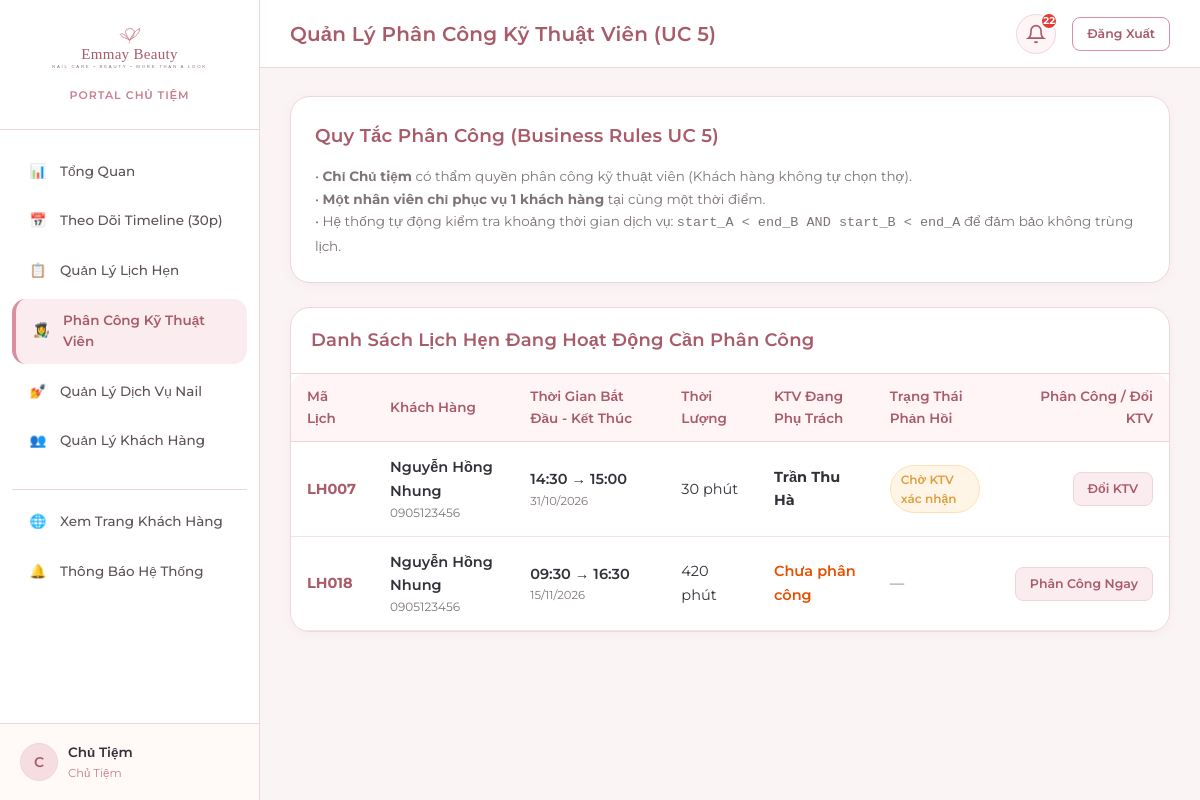
The page /owner/assignments/ (signed in) on the database its author committed.
### apps/accounts/models.py (models this page shows, shortened)
class TaiKhoan(models.Model):
    VAI_TRO_CHOICES = [
        ('Chủ Tiệm', 'Chủ Tiệm'),
        ('Nhân Viên', 'Nhân Viên'),
        ('Khách Hàng', 'Khách Hàng'),
    ]
    ma_tai_khoan = models.CharField(max_length=10, primary_key=True, verbose_name='Mã tài khoản')
    user = models.OneToOneField(User, on_delete=models.CASCADE, related_name='tai_khoan', verbose_name='Tài khoản User')
    vai_tro = models.CharField(max_length=20, choices=VAI_TRO_CHOICES, verbose_name='Vai trò')
    khach_hang = models.OneToOneField(
        KhachHang, on_delete=models.SET_NULL, null=True, blank=True,
        related_name='tai_khoan', verbose_name='Khách hàng liên kết'
    )
    class Meta:
        db_table = 'TaiKhoan'
        verbose_name = 'Tài Khoản'
        verbose_name_plural = 'Tài Khoản'

class NhanVien(models.Model):
    ma_nhan_vien = models.CharField(max_length=10, primary_key=True, verbose_name='Mã nhân viên')
    tai_khoan = models.OneToOneField(TaiKhoan, on_delete=models.CASCADE, related_name='nhan_vien', verbose_name='Tài khoản')
    ten_nhan_vien = models.CharField(max_length=50, verbose_name='Tên nhân viên')
    class Meta:
        db_table = 'NhanVien'
        verbose_name = 'Nhân Viên'
        verbose_name_plural = 'Nhân Viên'
        ordering = ['ma_nhan_vien']

### apps/appointments/models.py (models this page shows, shortened)
class LichHen(models.Model):
    TRANG_THAI_CHOICES = [
        ('Chờ xác nhận', 'Chờ xác nhận'),
        ('Đã xác nhận', 'Đã xác nhận'),
        ('Hoàn thành', 'Hoàn thành'),
        ('Hủy', 'Hủy'),
        ('Không đến', 'Không đến'),
    ]
    ma_lich_hen = models.CharField(max_length=10, primary_key=True, verbose_name='Mã lịch hẹn')
    khach_hang = models.ForeignKey(KhachHang, on_delete=models.PROTECT, related_name='lich_hen', verbose_name='Khách hàng')
    tai_khoan_huy = models.ForeignKey(
        TaiKhoan, on_delete=models.SET_NULL, null=True, blank=True,
        related_name='lich_hen_da_huy', verbose_name='Tài khoản hủy'
    )
    ngay_gio_bat_dau = models.DateTimeField(verbose_name='Ngày giờ bắt đầu')
    ten_lien_he = models.CharField(max_length=100, verbose_name='Tên liên hệ')
    so_dien_thoai_lien_he = models.CharField(
        max_length=10, validators=[phone_validator], verbose_name='SĐT liên hệ'
    )
    trang_thai = models.CharField(
        max_length=30, choices=TRANG_THAI_CHOICES, default='Chờ xác nhận',
        verbose_name='Trạng thái'
    )
    thoi_diem_huy = models.DateTimeField(null=True, blank=True, verbose_name='Thời điểm hủy')
    thoi_diem_tao = models.DateTimeField(auto_now_add=True, verbose_name='Thời điểm tạo')
    class Meta:
        db_table = 'LichHen'
        verbose_name = 'Lịch Hẹn'
        verbose_name_plural = 'Lịch Hẹn'
        ordering = ['-ngay_gio_bat_dau']
    @property
    def tong_thoi_luong(self):
        return sum(ct.thoi_luong_dat for ct in self.chi_tiet.all())
    @property
    def ngay_gio_ket_thuc(self):
        return self.ngay_gio_bat_dau + timedelta(minutes=self.tong_thoi_luong)
    @property
    def phan_cong_hien_tai(self):
        return self.phan_cong.filter(dang_phu_trach=True).first()

class ChiTietLichHen(models.Model):
    lich_hen = models.ForeignKey(LichHen, on_delete=models.CASCADE, related_name='chi_tiet', verbose_name='Lịch hẹn')
    dich_vu = models.ForeignKey(DichVu, on_delete=models.PROTECT, related_name='chi_tiet_lich_hen', verbose_name='Dịch vụ gốc')
    ten_dich_vu_dat = models.CharField(max_length=60, verbose_name='Tên dịch vụ lúc đặt')
    don_gia_dat = models.DecimalField(max_digits=12, decimal_places=0, verbose_name='Đơn giá lúc đặt')
    thoi_luong_dat = models.SmallIntegerField(verbose_name='Thời lượng lúc đặt (phút)')
    ghi_chu_thuc_hien = models.CharField(max_length=255, blank=True, null=True, verbose_name='Ghi chú thực hiện')
    class Meta:
        db_table = 'ChiTietLichHen'
        verbose_name = 'Chi Tiết Lịch Hẹn'
        verbose_name_plural = 'Chi Tiết Lịch Hẹn'
        unique_together = ('lich_hen', 'dich_vu')

### apps/assignments/models.py (models this page shows, shortened)
class PhanCong(models.Model):
    TRANG_THAI_CHOICES = [
        ('Chờ phản hồi', 'Chờ phản hồi'),
        ('Đã tiếp nhận', 'Đã tiếp nhận'),
        ('Từ chối', 'Từ chối'),
    ]
    ma_phan_cong = models.CharField(max_length=10, primary_key=True, verbose_name='Mã phân công')
    lich_hen = models.ForeignKey(LichHen, on_delete=models.CASCADE, related_name='phan_cong', verbose_name='Lịch hẹn')
    nhan_vien = models.ForeignKey(NhanVien, on_delete=models.CASCADE, related_name='phan_cong', verbose_name='Nhân viên kỹ thuật')
    thoi_diem_phan_cong = models.DateTimeField(auto_now_add=True, verbose_name='Thời điểm phân công')
    trang_thai_tiep_nhan = models.CharField(
        max_length=20, choices=TRANG_THAI_CHOICES, default='Chờ phản hồi',
        verbose_name='Trạng thái tiếp nhận'
    )
    ly_do_tu_choi = models.CharField(max_length=250, blank=True, null=True, verbose_name='Lý do từ chối')
    thoi_diem_phan_hoi = models.DateTimeField(null=True, blank=True, verbose_name='Thời điểm phản hồi')
    dang_phu_trach = models.BooleanField(default=True, verbose_name='Đang phụ trách')
    class Meta:
        db_table = 'PhanCong'
        verbose_name = 'Phân Công'
        verbose_name_plural = 'Phân Công'
        ordering = ['-thoi_diem_phan_cong']
        constraints = [
            models.UniqueConstraint(
                fields=['lich_hen'],
                condition=models.Q(dang_phu_trach=True),
                name='unique_active_assignment_per_appointment'
            )
        ]

### apps/assignments/views.py (the view)
# urls.py: path('assignments/', assignment_views.owner_assignments_list, name='assignments_list'),
@owner_required
def owner_assignments_list(request):
    appointments = LichHen.objects.filter(
        trang_thai__in=['Chờ xác nhận', 'Đã xác nhận']
    ).prefetch_related('phan_cong__nhan_vien', 'chi_tiet').order_by('ngay_gio_bat_dau')
    employees = NhanVien.objects.all()
    return render(request, 'owner/assignments_list.html', {
        'appointments': appointments,
        'employees': employees,
    })

### templates/owner/assignments_list.html (shortened to what this page needs)
{% extends 'base_dashboard.html' %}
{% block page_title %}Quản Lý Phân Công Kỹ Thuật Viên (UC 5){% endblock %}
{% block content %}
<div class="card" style="margin-bottom: 24px;">
  <h3 class="card-title">Quy Tắc Phân Công (Business Rules UC 5)</h3>
  <div style="font-size: 13.5px; color: var(--text-muted); line-height: 1.7;">
    • <strong>Chỉ Chủ tiệm</strong> có thẩm quyền phân công kỹ thuật viên (Khách hàng không tự chọn thợ).<br>
    • <strong>Một nhân viên chỉ phục vụ 1 khách hàng</strong> tại cùng một thời điểm.<br>
    • Hệ thống tự động kiểm tra khoảng thời gian dịch vụ: <code>start_A &lt; end_B AND start_B &lt; end_A</code> để đảm bảo không trùng lịch.
  </div>
</div>
<div class="card" style="padding: 0; overflow: hidden;">
  <div style="padding: 18px 20px; border-bottom: 1px solid var(--border-pink);">
    <h3 style="font-size: 18px; margin: 0; color: var(--dark-rose);">Danh Sách Lịch Hẹn Đang Hoạt Động Cần Phân Công</h3>
  </div>
  <div class="table-responsive" style="border: none;">
    <table class="table">
      <thead>
        <tr>
          <th>Mã Lịch</th>
          <th>Khách Hàng</th>
          <th>Thời Gian Bắt Đầu - Kết Thúc</th>
          <th>Thời Lượng</th>
          <th>KTV Đang Phụ Trách</th>
          <th>Trạng Thái Phản Hồi</th>
          <th style="text-align: right;">Phân Công / Đổi KTV</th>
        </tr>
      </thead>
      <tbody>
        {% for a in appointments %}
          <tr>
            <td><strong style="color: var(--dark-rose);">{{ a.ma_lich_hen }}</strong></td>
            <td>
              <div style="font-weight: 600;">{{ a.ten_lien_he }}</div>
              <div style="font-size: 12px; color: var(--text-muted);">{{ a.so_dien_thoai_lien_he }}</div>
            </td>
            <td>
              <div style="font-weight: 600;">{{ a.ngay_gio_bat_dau|date:"H:i" }} &rarr; {{ a.ngay_gio_ket_thuc|date:"H:i" }}</div>
              <div style="font-size: 11.5px; color: var(--text-muted);">{{ a.ngay_gio_bat_dau|date:"d/m/Y" }}</div>
            </td>
            <td>{{ a.tong_thoi_luong }} phút</td>
            <td>
              {% if a.phan_cong_hien_tai %}
                <strong style="color: var(--text-main);">{{ a.phan_cong_hien_tai.nhan_vien.ten_nhan_vien }}</strong>
              {% else %}
                <span style="color: #E65100; font-weight: 600;">Chưa phân công</span>
              {% endif %}
            </td>
            <td>
              {% if a.phan_cong_hien_tai %}
                {% if a.phan_cong_hien_tai.trang_thai_tiep_nhan == 'Đã tiếp nhận' %}
                  <span class="badge badge-completed">Đã tiếp nhận</span>
                {% elif a.phan_cong_hien_tai.trang_thai_tiep_nhan == 'Từ chối' %}
                  <span class="badge badge-canceled">Bị từ chối</span>
                  <div style="font-size: 11.5px; color: #C62828; margin-top: 2px;">
                    Lý do: {{ a.phan_cong_hien_tai.ly_do_tu_choi }}
                  </div>
                {% else %}
                  <span class="badge badge-pending">Chờ KTV xác nhận</span>
                {% endif %}
              {% else %}
                <span style="color: var(--text-muted);">&mdash;</span>
              {% endif %}
            </td>
            <td style="text-align: right;">
              <a href="{% url 'owner:appointment_detail' a.pk %}" class="btn btn-secondary btn-sm">
                {% if a.phan_cong_hien_tai %}Đổi KTV{% else %}Phân Công Ngay{% endif %}
              </a>
            </td>
          </tr>
        {% empty %}
          <tr>
            <td colspan="7" style="text-align: center; padding: 40px; color: var(--text-muted);">
              Hiện không có lịch hẹn nào cần phân công.
            </td>
          </tr>
        {% endfor %}
      </tbody>
    </table>
  </div>
</div>
{% endblock %}

### templates/base_dashboard.html (shortened to what this page needs)
<!DOCTYPE html>
<html lang="vi">
<head>
  <link rel="stylesheet" href="/static/css/style.css">
  <link rel="stylesheet" href="/static/css/dashboard.css">
</head>
<body class="app-layout">
  <aside class="sidebar">
    <div class="sidebar-brand">
      <a href="{% url 'home' %}">
        <img src="/static/images/logo.svg" alt="Emmay Beauty" class="sidebar-logo">
      </a>
      <div style="font-size: 11px; color: var(--primary-rose); font-weight: 600; margin-top: 4px; letter-spacing: 1px;">
        {% if is_owner %}PORTAL CHỦ TIỆM{% elif is_employee %}PORTAL KỸ THUẬT VIÊN{% else %}PORTAL THÀNH VIÊN{% endif %}
      </div>
    </div>
    <ul class="sidebar-nav">
      {% if is_owner %}
        <li class="nav-item {% if request.resolver_match.url_name == 'dashboard' %}active{% endif %}">
          <a href="{% url 'owner:dashboard' %}">
            <span class="nav-icon">📊</span>
            <span>Tổng Quan</span>
          </a>
        </li>
        <li class="nav-item {% if request.resolver_match.url_name == 'timeline' %}active{% endif %}">
          <a href="{% url 'owner:timeline' %}">
            <span class="nav-icon">📅</span>
            <span>Theo Dõi Timeline (30p)</span>
          </a>
        </li>
        <li class="nav-item {% if 'appointments' in request.path and request.resolver_match.url_name != 'timeline' %}active{% endif %}">
          <a href="{% url 'owner:appointments_list' %}">
            <span class="nav-icon">📋</span>
            <span>Quản Lý Lịch Hẹn</span>
          </a>
        </li>
        <li class="nav-item {% if 'assignments' in request.path %}active{% endif %}">
          <a href="{% url 'owner:assignments_list' %}">
            <span class="nav-icon">👩‍🎨</span>
            <span>Phân Công Kỹ Thuật Viên</span>
          </a>
        </li>
        <li class="nav-item {% if 'services' in request.path %}active{% endif %}">
          <a href="{% url 'owner:services_list' %}">
            <span class="nav-icon">💅</span>
            <span>Quản Lý Dịch Vụ Nail</span>
          </a>
        </li>
        <li class="nav-item {% if 'customers' in request.path %}active{% endif %}">
          <a href="{% url 'owner:customers_list' %}">
            <span class="nav-icon">👥</span>
            <span>Quản Lý Khách Hàng</span>
          </a>
        </li>
      {% endif %}
      <li class="nav-item" style="margin-top: 20px; border-top: 1px solid var(--border-pink); padding-top: 10px;">
        <a href="{% url 'home' %}">
          <span class="nav-icon">🌐</span>
          <span>Xem Trang Khách Hàng</span>
        </a>
      </li>
      <li class="nav-item">
        <a href="{% url 'notifications:list' %}">
          <span class="nav-icon">🔔</span>
          <span>Thông Báo Hệ Thống</span>
        </a>
      </li>
    </ul>
    <div class="sidebar-footer">
      <div class="user-badge">
        <div class="user-avatar">
          {{ user.username|slice:":1"|upper }}
        </div>
        <div class="user-info">
          <span class="user-name">{{ user.first_name|default:user.username }}</span>
          <span class="user-role">{{ current_role }}</span>
        </div>
      </div>
    </div>
  </aside>
  <div class="main-wrapper">
    <header class="top-header">
      <div class="header-title">
        <h2>{% block page_title %}Bảng Điều Khiển{% endblock %}</h2>
      </div>
      <div class="header-actions">
        <div class="notification-bell-container">
          <button type="button" class="bell-btn" id="notif-bell-btn" title="Thông báo">
            <svg width="20" height="20" viewBox="0 0 24 24" fill="none" stroke="currentColor" stroke-width="2">
              <path d="M18 8A6 6 0 0 0 6 8c0 7-3 9-3 9h18s-3-2-3-9"></path>
              <path d="M13.73 21a2 2 0 0 1-3.46 0"></path>
            </svg>
            {% if unread_notifications_count > 0 %}
              <span class="bell-counter">{{ unread_notifications_count }}</span>
            {% endif %}
          </button>
        </div>
        <a href="{% url 'accounts:logout' %}" class="btn btn-outline btn-sm">
          Đăng Xuất
        </a>
      </div>
    </header>
    <div class="page-container">
      {% block content %}{% endblock %}
    </div>
  </div>
</body>
</html>

### rows shown on the page
TaiKhoan: vai_tro "Chủ Tiệm"
LichHen: ma_lich_hen "LH007", ten_lien_he "Nguyễn Hồng Nhung", so_dien_thoai_lien_he "0905123456", ngay_gio_bat_dau "14:30", ngay_gio_ket_thuc "15:00", ngay_gio_bat_dau "31/10/2026", tong_thoi_luong "30", phan_cong_hien_tai.nhan_vien.ten_nhan_vien "Trần Thu Hà", shows "Chờ KTV xác nhận", shows "Đổi KTV"
LichHen: ma_lich_hen "LH018", ten_lien_he "Nguyễn Hồng Nhung", so_dien_thoai_lien_he "0905123456", ngay_gio_bat_dau "09:30", ngay_gio_ket_thuc "16:30", ngay_gio_bat_dau "15/11/2026", tong_thoi_luong "420", shows "Chưa phân công", shows "Phân Công Ngay"

### other values the page prints
{{ user.username|slice:":1"|upper }} "C"
{{ user.first_name|default:user.username }} "Chủ Tiệm"
{{ unread_notifications_count }} "22"
